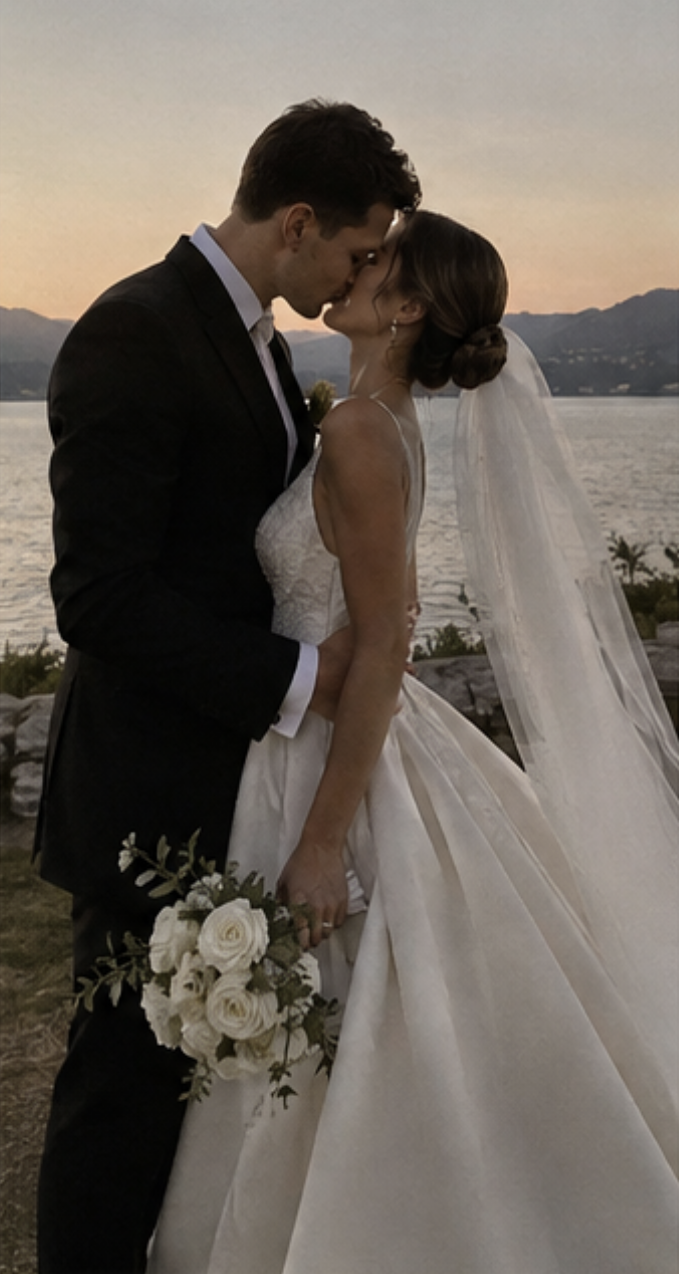
#> input picture templates/assets/photo-example-wedding.png, 679 x 1274 px
$ python photo_crops.py
#> lines starting #> are read from the running program, lines starting #| are printed output that depends on the picture
"""
Schneidet die Beispielfotos auf die Bildfenster der Vorlagen zu.

Zwei Regeln stecken hier drin:

1. Ein zentrierter Zuschnitt schneidet beim Querformat die Koepfe ab. Darum
   liegt jeder Ausschnitt um einen benannten Bezugspunkt — den Kuss, den
   Bauch — und dieser sitzt je Format an einer anderen Stelle im Bild.

2. Jeder Anlass bekommt sein eigenes Foto. Ein Hochzeitskuss in einer
   Geburtsanzeige waere schlimmer als ein grauer Platzhalter: der Platzhalter
   ist erkennbar ein Platzhalter, das falsche Foto sieht nach Schlamperei aus.

Ergebnis: assets/demo-<anlass>-<fenster>.png
"""

import pathlib

from PIL import Image

ASSETS = pathlib.Path(__file__).resolve().parent.parent / "assets"

# fenster -> (Verhaeltnis Breite/Hoehe, Hoehe des Bezugspunkts im Ausschnitt)
# Die vier Fenster kommen aus den Vorlagen: t08 nutzt landscape, portrait und
# square, t10 zusaetzlich tall als randabfallendes Titelbild.
SHAPE = {
    "landscape": (622 / 366, 0.42),
    "portrait":  (1.0, 0.50),
    "square":    (1.0, 0.36),
    "tall":      (750 / 1050, 0.30),
}

# anlass -> Quelldatei und je Fenster (Bezugspunkt, Ausschnittvergroesserung).
# Der Bezugspunkt ist ein Anteil von Breite und Hoehe des Originals.
PHOTOS = {
    "wedding": ("photo-example-wedding.png", {
        # Das Paar kuesst sich im oberen Drittel, der Strauss liegt unten
        # rechts — daraus werden zwei Bilder, die nebeneinander stehen koennen.
        "landscape": ((0.508, 0.216), 1.0),
        "portrait":  ((0.330, 0.740), 1.0),
        "square":    ((0.508, 0.216), 1.0),
        "tall":      ((0.508, 0.216), 1.0),
    }),
    "birthday": ("photo-example-birthday.jpg", {
        # Gesicht und Sektglas im oberen Drittel, die Torte ganz unten. Beides
        # in einen Querschnitt zu bekommen geht nicht — sie liegen zu weit
        # auseinander. Also traegt das breite Fenster die Person, und das
        # Detailfenster daneben die Torte mit den Kerzen.
        "landscape": ((0.420, 0.240), 1.0),
        "portrait":  ((0.620, 0.860), 1.9),
        "square":    ((0.420, 0.260), 1.0),
        "tall":      ((0.420, 0.240), 1.0),
    }),
    "baby": ("photo-example-baby.jpg", {
        "landscape": ((0.470, 0.500), 1.0),
        # Teddy, Schuhe und Geschenke als Detail: enger Ausschnitt rechts
        "portrait":  ((0.780, 0.640), 2.1),
        "square":    ((0.450, 0.470), 1.0),
        "tall":      ((0.460, 0.430), 1.0),
    }),
}


def crop(im, ratio, focus, focus_y, zoom=1.0):
    w, h = im.size
    fx, fy = focus[0] * w, focus[1] * h
    cw, ch = w / zoom, w / zoom / ratio
    if ch > h:                       # passt nicht in die Hoehe: ueber Breite
        ch, cw = h / zoom, h / zoom * ratio
    left = min(max(fx - cw / 2, 0), w - cw)
    top = min(max(fy - ch * focus_y, 0), h - ch)
    return im.crop((round(left), round(top), round(left + cw), round(top + ch)))


def main():
    for theme, (src, windows) in PHOTOS.items():
        im = Image.open(ASSETS / src).convert("RGB")
        for shape, (focus, zoom) in windows.items():
            ratio, focus_y = SHAPE[shape]
            out = ASSETS / f"demo-{theme}-{shape}.png"
            c = crop(im, ratio, focus, focus_y, zoom)
            c.save(out)
            print(f"{out.name:30} {c.size[0]} x {c.size[1]}")
#> this loop made 4 passes
#> pass 1, in main, `c = crop(im, ratio, focus, focus_y, zoom)`:
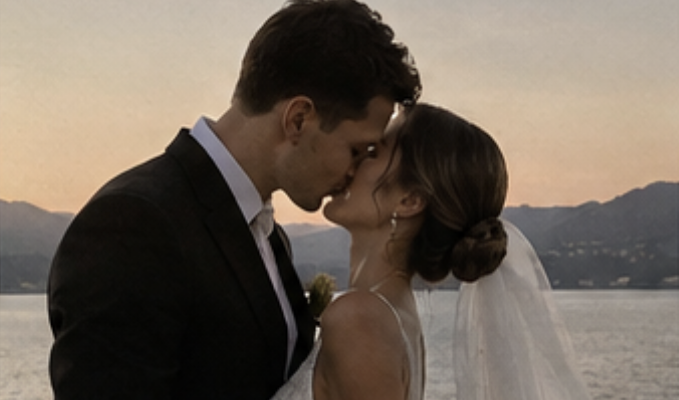
#> c: PIL image 679x400 RGB; mean R, G, B 113.1, 101.9, 90.6
#> pass 2, in main, `c = crop(im, ratio, focus, focus_y, zoom)`:
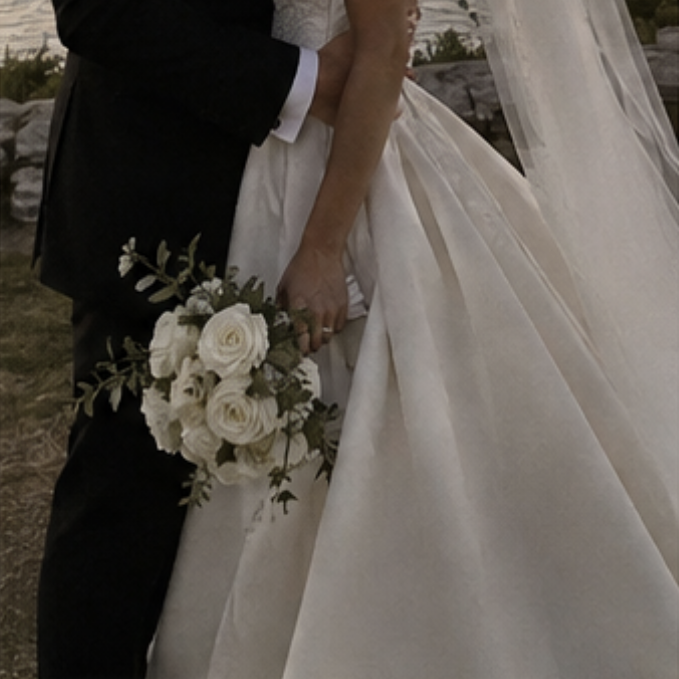
#> c: PIL image 679x679 RGB; mean R, G, B 94.1, 87.7, 80.8
#> pass 3, in main, `c = crop(im, ratio, focus, focus_y, zoom)`:
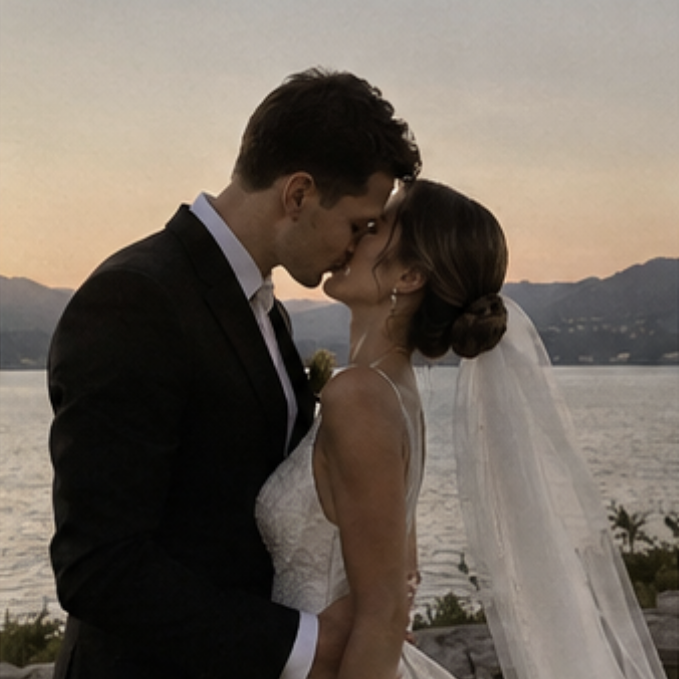
#> c: PIL image 679x679 RGB; mean R, G, B 112.1, 102.5, 92.7
#> after the loop:
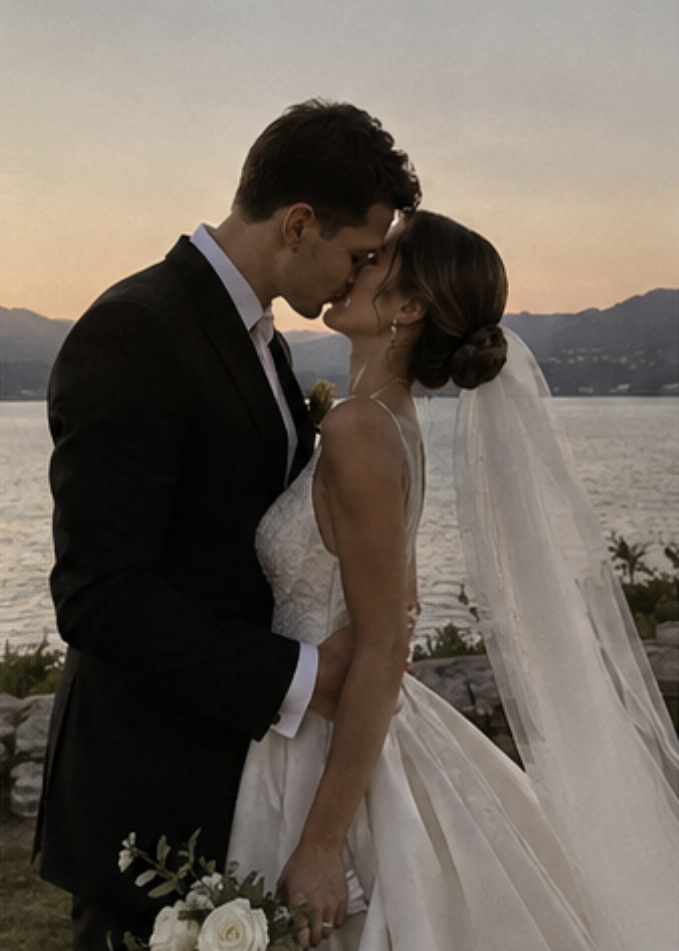
#> c: PIL image 679x951 RGB; mean R, G, B 109.8, 101.1, 92.3
#> pass 2 of the loop in main, `for theme, (src, windows) in PHOTOS.items():`:
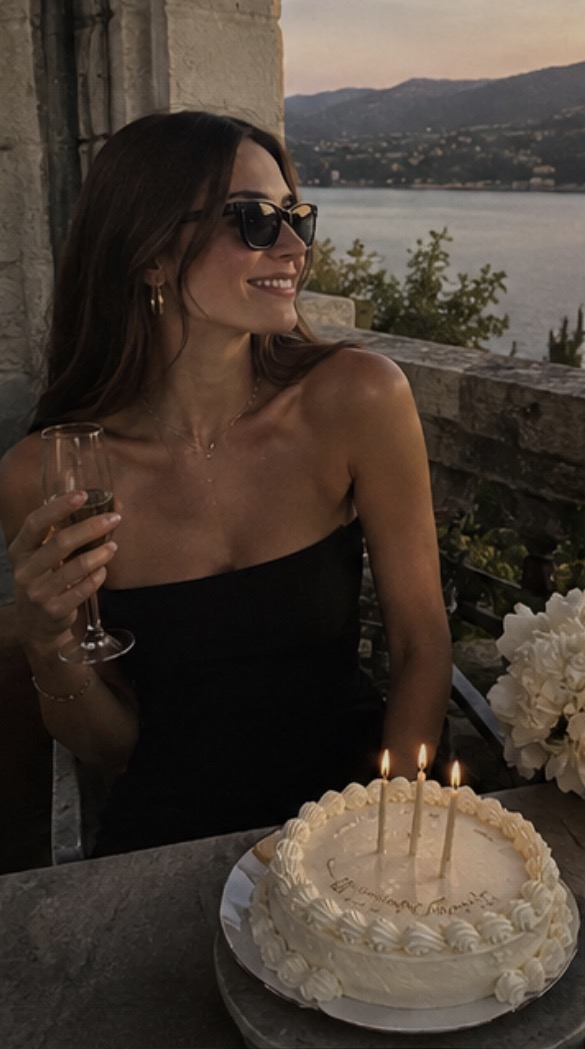
#> input picture templates/assets/photo-example-birthday.jpg, 585 x 1049 px
#> in main, im is the input picture: PIL image 585x1049 RGB; mean R, G, B 73.5, 62, 52.8
#> the loop in main, `for shape, (focus, zoom) in windows.items():` made 4 passes
#> pass 1, in main, `c = crop(im, ratio, focus, focus_y, zoom)`:
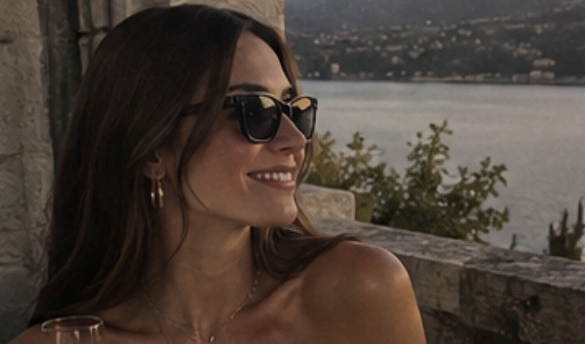
#> c: PIL image 585x344 RGB; mean R, G, B 74.4, 63.3, 55.3
#> after the loop in main, `for shape, (focus, zoom) in windows.items():`:
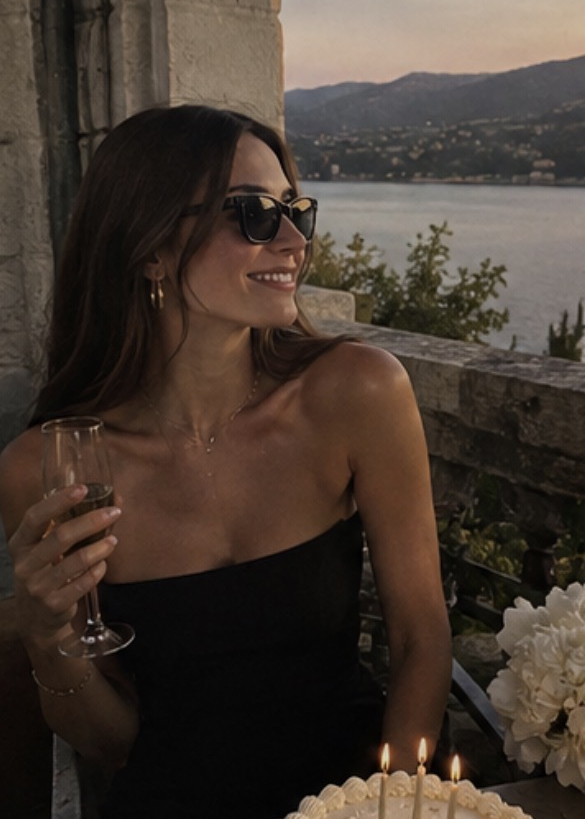
#> c: PIL image 585x819 RGB; mean R, G, B 70.1, 58.2, 49.3
#> pass 3 of the loop in main, `for theme, (src, windows) in PHOTOS.items():`:
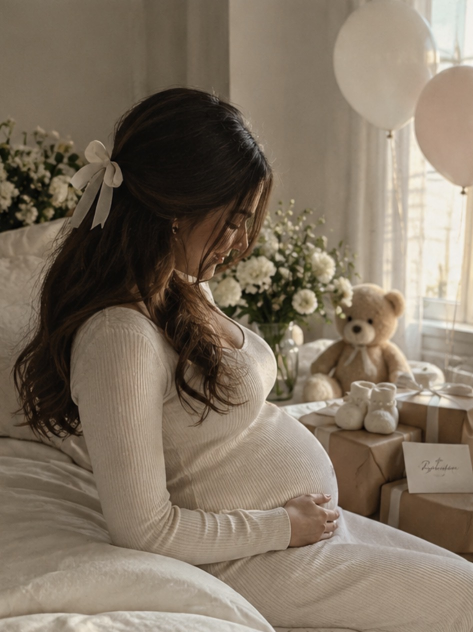
#> input picture templates/assets/photo-example-baby.jpg, 946 x 1264 px (shown at 1/2 size)
#> in main, im is the input picture: PIL image 946x1264 RGB; mean R, G, B 128.5, 114.9, 98.4
#> the loop in main, `for shape, (focus, zoom) in windows.items():` made 4 passes
#> pass 1, in main, `c = crop(im, ratio, focus, focus_y, zoom)`:
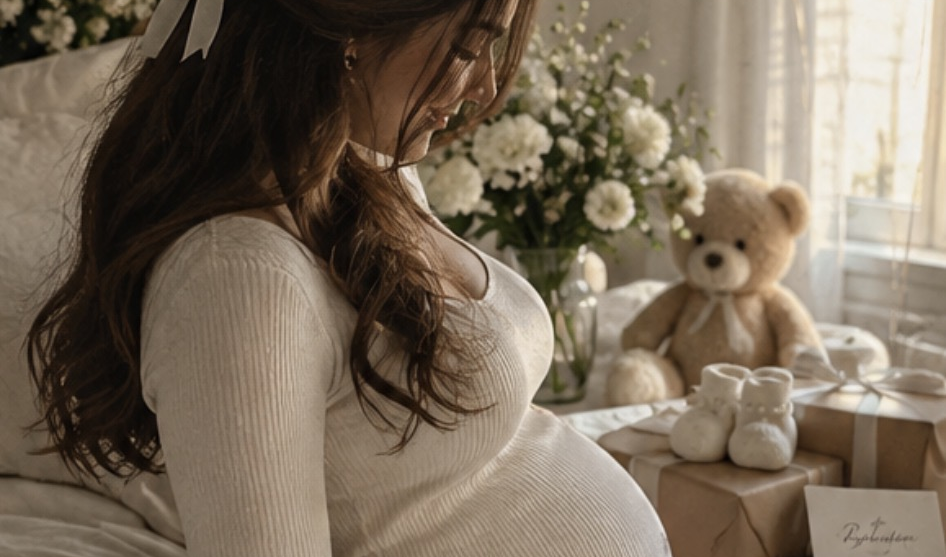
#> c: PIL image 946x557 RGB; mean R, G, B 121.8, 107.8, 90.7
#> after the loop in main, `for shape, (focus, zoom) in windows.items():`:
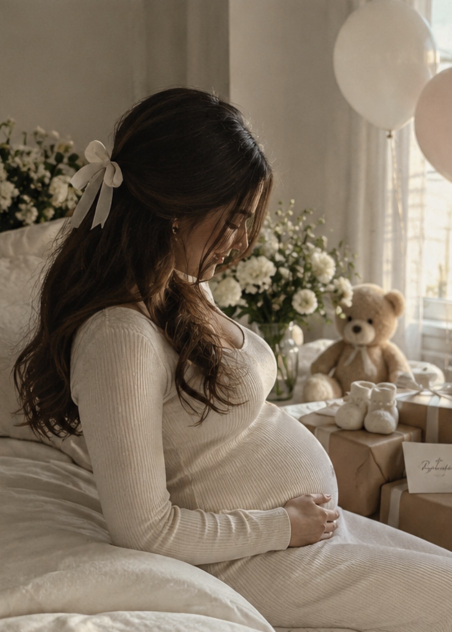
#> c: PIL image 903x1264 RGB (shown at 1/2 size); mean R, G, B 126.4, 112.9, 96.4


if __name__ == "__main__":
    main()
